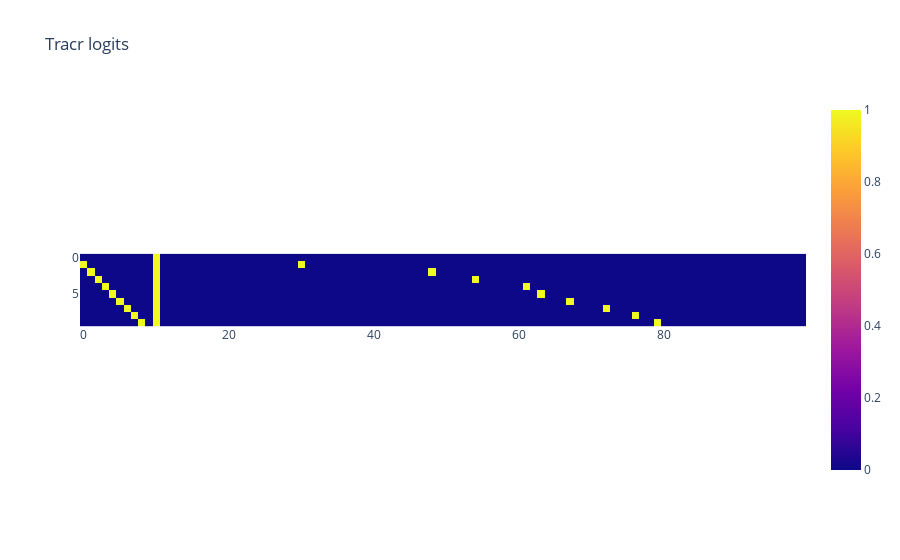

Source (notebook cell):
### Code cell
px.imshow(final_layer_logits_tr, title="Tracr logits")

### Figure 1 — Plotly figure (JSON) as saved in the notebook; plotly's stock layout.template omitted (floating-point values rounded to 4 significant figures; data arrays with more than 128 entries replaced by an {"elided": "..."} marker saying what was removed)
{"data": [{"coloraxis": "coloraxis", "hovertemplate": "x: %{x}<br>y: %{y}<br>color: %{z}<extra></extra>", "name": "0", "type": "heatmap", "xaxis": "x", "yaxis": "y", "z": {"elided": "10x100 int values"}}], "layout": {"coloraxis": {"colorscale": [[0, "#0d0887"], [0.1111, "#46039f"], [0.2222, "#7201a8"], [0.3333, "#9c179e"], [0.4444, "#bd3786"], [0.5556, "#d8576b"], [0.6667, "#ed7953"], [0.7778, "#fb9f3a"], [0.8889, "#fdca26"], [1, "#f0f921"]]}, "title": {"text": "Tracr logits"}, "xaxis": {"anchor": "y", "constrain": "domain", "domain": [0, 1], "scaleanchor": "y"}, "yaxis": {"anchor": "x", "autorange": "reversed", "constrain": "domain", "domain": [0, 1]}}}
